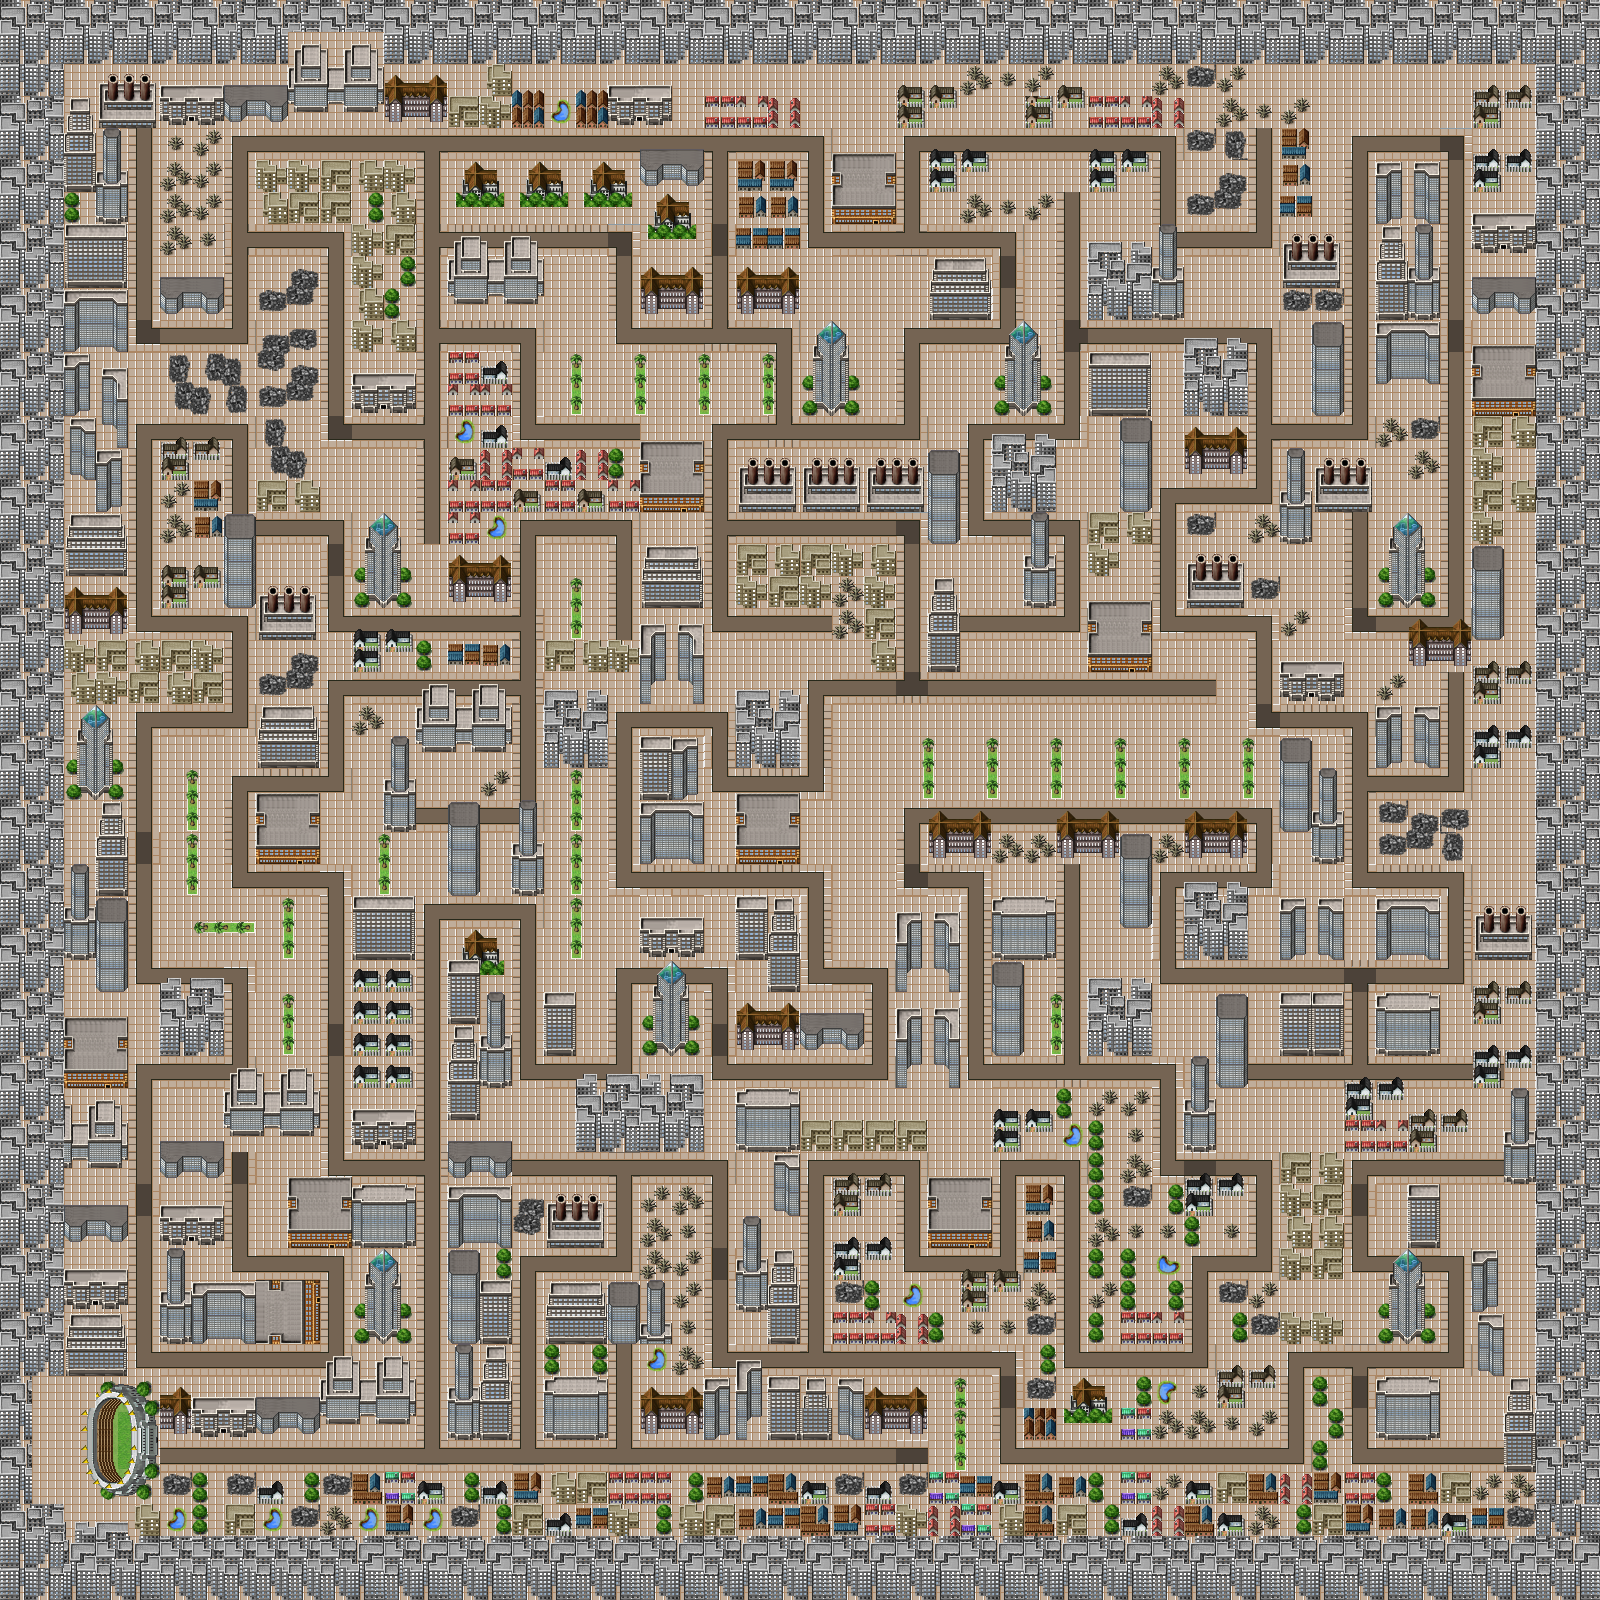

Tiled map render using the project's own tile images. Description and the map definition, with tile-layer contents summarised, below:
An orthogonal 50x50 tile map with 32x32 px tiles, 3 tile layers (Ground, Road, Buildings).

<map version="1.0" orientation="orthogonal" renderorder="right-up" width="50" height="50" tilewidth="32" tileheight="32" nextobjectid="335">
 <tileset firstgid="1" name="CitySet" tilewidth="32" tileheight="32">
  <image source="TileE-1.png" trans="808080" width="512" height="512" />
  <tile id="94">
   <properties>
    <property name="minigame" value="true" />
   </properties>
  </tile>
  <tile id="95">
   <properties>
    <property name="minigame" value="true" />
   </properties>
  </tile>
  <tile id="110">
   <properties>
    <property name="minigame" value="true" />
   </properties>
  </tile>
  <tile id="111">
   <properties>
    <property name="minigame" value="true" />
   </properties>
  </tile>
  <tile id="126">
   <properties>
    <property name="minigame" value="true" />
   </properties>
  </tile>
  <tile id="127">
   <properties>
    <property name="minigame" value="true" />
   </properties>
  </tile>
  <tile id="142">
   <properties>
    <property name="minigame" value="true" />
   </properties>
  </tile>
  <tile id="143">
   <properties>
    <property name="minigame" value="true" />
   </properties>
  </tile>
  <tile id="158">
   <properties>
    <property name="minigame" value="true" />
   </properties>
  </tile>
  <tile id="159">
   <properties>
    <property name="minigame" value="true" />
   </properties>
  </tile>
  <tile id="169">
   <properties>
    <property name="heroHQ" value="true" />
   </properties>
  </tile>
  <tile id="174">
   <properties>
    <property name="minigame" value="true" />
   </properties>
  </tile>
  <tile id="175">
   <properties>
    <property name="minigame" value="true" />
   </properties>
  </tile>
 </tileset>
 <layer name="Ground" width="50" height="50">
  <data>[2500 cells, 2500 non-empty, 1 distinct tile ids]</data>
 </layer>
 <layer name="Road" width="50" height="50">
  <data>[2500 cells, 663 non-empty, 18 distinct tile ids]</data>
 </layer>
 <layer name="Buildings" width="50" height="50">
  <data>[2500 cells, 1602 non-empty, 148 distinct tile ids]</data>
 </layer>
</map>
